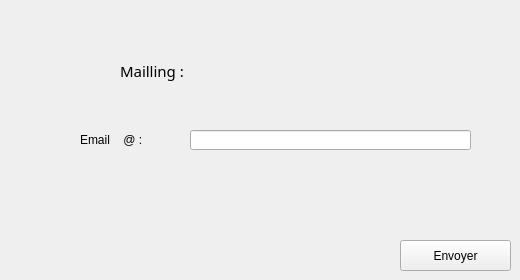
     <widget class="QWidget" name="Mailling_3">
      <attribute name="title">
       <string>Mailling</string>
      </attribute>
      <widget class="QLabel" name="Emai_2">
       <property name="geometry">
        <rect>
         <x>80</x>
         <y>130</y>
         <width>81</width>
         <height>20</height>
        </rect>
       </property>
       <property name="text">
        <string>Email    @ :</string>
       </property>
      </widget>
      <widget class="QLineEdit" name="lineEdit_mat_6">
       <property name="geometry">
        <rect>
         <x>190</x>
         <y>130</y>
         <width>281</width>
         <height>20</height>
        </rect>
       </property>
      </widget>
      <widget class="QPushButton" name="pushButton_Envoyer_M">
       <property name="geometry">
        <rect>
         <x>400</x>
         <y>240</y>
         <width>111</width>
         <height>31</height>
        </rect>
       </property>
       <property name="text">
        <string>Envoyer</string>
       </property>
      </widget>
      <widget class="QLabel" name="Mailling_4">
       <property name="geometry">
        <rect>
         <x>120</x>
         <y>60</y>
         <width>211</width>
         <height>21</height>
        </rect>
       </property>
       <property name="font">
        <font>
         <family>MS Reference Sans Serif</family>
         <pointsize>11</pointsize>
        </font>
       </property>
       <property name="text">
        <string>Mailling :</string>
       </property>
      </widget>
     </widget>
